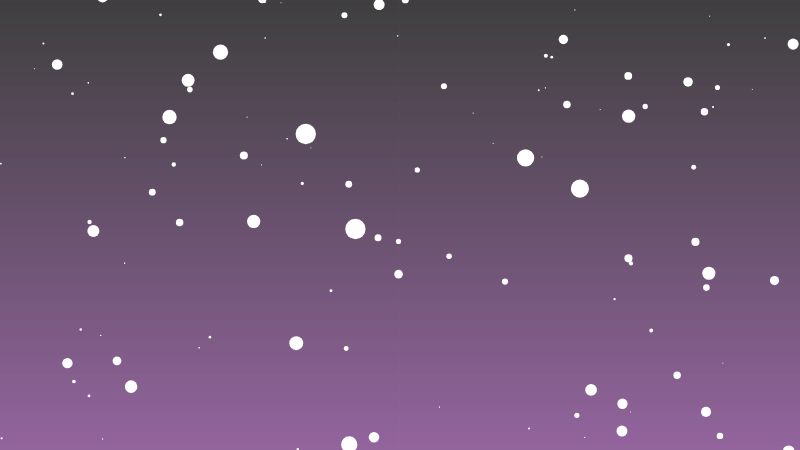
Frame 1 (no input)
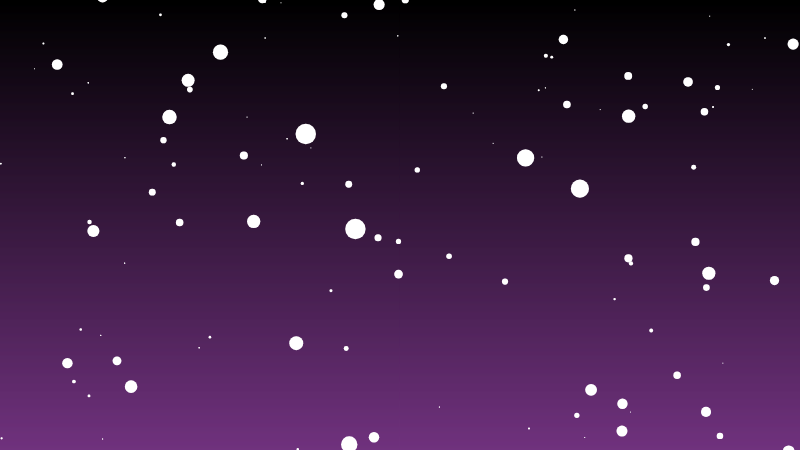
Frame 60 (no input)
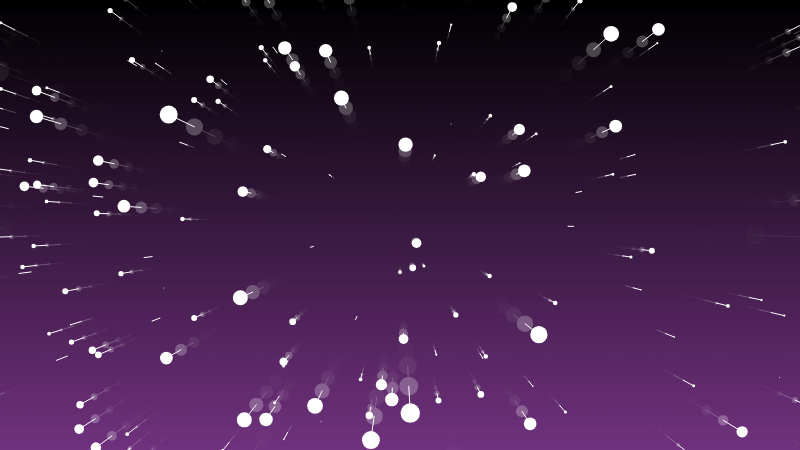
Frame 120 (the mouse pressed at the canvas centre since frame 60)

The p5.js sketch that drew these frames (run headless with seeded random() and noise() and a simulated clock; from frame 60 on, the mouse is pressed at the canvas centre):

// p5.js sketch
// ── sketch.js
// Daniel Shiffman
// http://codingtra.in
// http://patreon.com/codingtrain
// Code for: https://youtu.be/17WoOqgXsRM

var stars = [];

var speed;
let dim;

const Y_AXIS = 1;
const X_AXIS = 2;

function setup() {
  createCanvas(800, 450);
  for (var i = 0; i < 800; i++) {
    stars[i] = new Star();
  }
}

function draw() {
  
   let c1 = color(0);
  let c2 = color(112,50,126);

  let  col = setGradient(0, 0, 800, 450, c1, c2, Y_AXIS);
  speed = map(mouseX, 0, width, 0, 50);
 // background(112,50,126);
  translate(width / 2, height / 2);
  for (var i = 0; i < stars.length; i++) {
    stars[i].update();
    stars[i].show();
  }
}


function setGradient(x, y, w, h, c1, c2, axis) {
  noFill();

  if (axis === Y_AXIS) {
    // Top to bottom gradient
    for (let i = y; i <= y + h; i++) {
      let inter = map(i, y, y + h, 0, 1);
      let c = lerpColor(c1, c2, inter);
      stroke(c);
      line(x, i, x + w, i);
    }
  } else if (axis === X_AXIS) {
    // Left to right gradient
    for (let i = x; i <= x + w; i++) {
      let inter = map(i, x, x + w, 0, 1);
      let c = lerpColor(c1, c2, inter);
      stroke(c);
      line(i, y, i, y + h);
    }
  }
}

// ── Star.js
// Daniel Shiffman
// http://codingtra.in
// http://patreon.com/codingtrain
// Code for: https://youtu.be/17WoOqgXsRM

function Star() {
  this.x = random(-width, width);
  this.y = random(-height, height);
  this.z = random(width);
  this.pz = this.z;

  this.update = function() {
    this.z = this.z - speed;
    if (this.z < 1) {
      this.z = width;
      this.x = random(-width, width);
      this.y = random(-height, height);
      this.pz = this.z;
    }
  }

  this.show = function() {
    fill(255);
    noStroke();

    var sx = map(this.x / this.z, 0, 1, 0, width);
    var sy = map(this.y / this.z, 0, 1, 0, height);

    var r = map(this.z, 0, width, 24, 0);
    ellipse(sx, sy, r, r);

    var px = map(this.x / this.pz, 0, 1, 0, width);
    var py = map(this.y / this.pz, 0, 1, 0, height);

    this.pz = this.z;

    stroke(255);
   
    line(px, py, sx, sy);

  }
}
